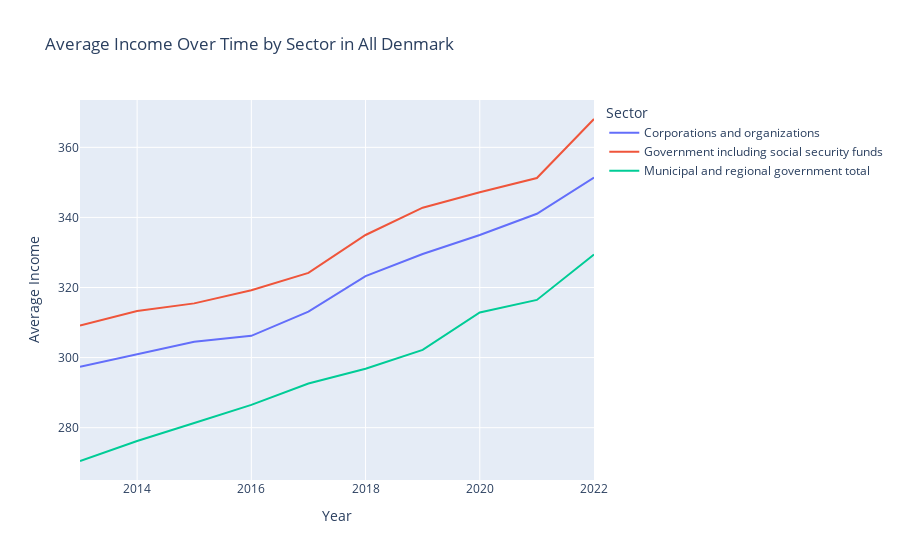
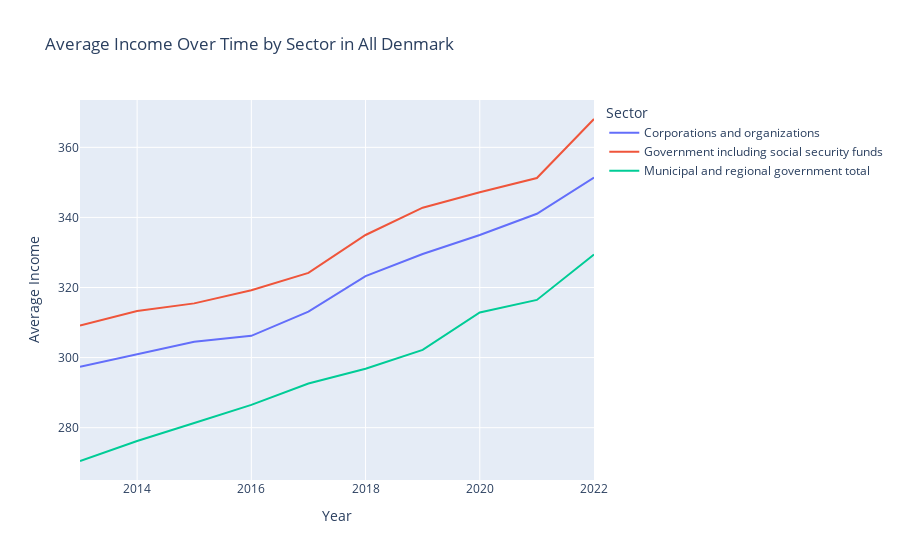

The notebook cell saved with these charts, in order:
### Markdown cell above
We plot the average income for the different sectors for the periode 2013-2022 for different areas. The area can be choosen using the dropdown box.

### Code cell
# Import the function from the python file
from dataproject import interactive_plot

# Plot the function
interactive_plot(Inc_age_cleaned, Inc_area_cleaned)

### Figure 1 — Plotly figure (JSON) as saved in the notebook; plotly's stock layout.template omitted (floating-point values rounded to 4 significant figures)
{"data": [{"hovertemplate": "Sector=Corporations and organizations<br>Year=%{x}<br>Average Income=%{y}<extra></extra>", "legendgroup": "Corporations and organizations", "line": {"color": "#636efa", "dash": "solid"}, "marker": {"symbol": "circle"}, "mode": "lines", "name": "Corporations and organizations", "orientation": "v", "showlegend": true, "type": "scatter", "x": [2013, 2014, 2015, 2016, 2017, 2018, 2019, 2020, 2021, 2022], "xaxis": "x", "y": [297.4, 300.9, 304.5, 306.2, 313.1, 323.2, 329.6, 335.0, 341.0, 351.4], "yaxis": "y"}, {"hovertemplate": "Sector=Government including social security funds<br>Year=%{x}<br>Average Income=%{y}<extra></extra>", "legendgroup": "Government including social security funds", "line": {"color": "#EF553B", "dash": "solid"}, "marker": {"symbol": "circle"}, "mode": "lines", "name": "Government including social security funds", "orientation": "v", "showlegend": true, "type": "scatter", "x": [2013, 2014, 2015, 2016, 2017, 2018, 2019, 2020, 2021, 2022], "xaxis": "x", "y": [309.1, 313.3, 315.5, 319.2, 324.2, 335.0, 342.8, 347.2, 351.2, 368.1], "yaxis": "y"}, {"hovertemplate": "Sector=Municipal and regional government total<br>Year=%{x}<br>Average Income=%{y}<extra></extra>", "legendgroup": "Municipal and regional government total", "line": {"color": "#00cc96", "dash": "solid"}, "marker": {"symbol": "circle"}, "mode": "lines", "name": "Municipal and regional government total", "orientation": "v", "showlegend": true, "type": "scatter", "x": [2013, 2014, 2015, 2016, 2017, 2018, 2019, 2020, 2021, 2022], "xaxis": "x", "y": [270.5, 276.2, 281.3, 286.5, 292.6, 296.8, 302.2, 312.9, 316.5, 329.4], "yaxis": "y"}], "layout": {"legend": {"title": {"text": "Sector"}, "tracegroupgap": 0}, "title": {"text": "Average Income Over Time by Sector in All Denmark"}, "xaxis": {"anchor": "y", "domain": [0, 1], "title": {"text": "Year"}}, "yaxis": {"anchor": "x", "domain": [0, 1], "title": {"text": "Average Income"}}}}

### Figure 2 — Plotly figure (JSON) as saved in the notebook; plotly's stock layout.template omitted (floating-point values rounded to 4 significant figures)
{"data": [{"hovertemplate": "Sector=Corporations and organizations<br>Year=%{x}<br>Average Income=%{y}<extra></extra>", "legendgroup": "Corporations and organizations", "line": {"color": "#636efa", "dash": "solid"}, "marker": {"symbol": "circle"}, "mode": "lines", "name": "Corporations and organizations", "orientation": "v", "showlegend": true, "type": "scatter", "x": [2013, 2014, 2015, 2016, 2017, 2018, 2019, 2020, 2021, 2022], "xaxis": "x", "y": [297.4, 300.9, 304.5, 306.2, 313.1, 323.2, 329.6, 335.0, 341.0, 351.4], "yaxis": "y"}, {"hovertemplate": "Sector=Government including social security funds<br>Year=%{x}<br>Average Income=%{y}<extra></extra>", "legendgroup": "Government including social security funds", "line": {"color": "#EF553B", "dash": "solid"}, "marker": {"symbol": "circle"}, "mode": "lines", "name": "Government including social security funds", "orientation": "v", "showlegend": true, "type": "scatter", "x": [2013, 2014, 2015, 2016, 2017, 2018, 2019, 2020, 2021, 2022], "xaxis": "x", "y": [309.1, 313.3, 315.5, 319.2, 324.2, 335.0, 342.8, 347.2, 351.2, 368.1], "yaxis": "y"}, {"hovertemplate": "Sector=Municipal and regional government total<br>Year=%{x}<br>Average Income=%{y}<extra></extra>", "legendgroup": "Municipal and regional government total", "line": {"color": "#00cc96", "dash": "solid"}, "marker": {"symbol": "circle"}, "mode": "lines", "name": "Municipal and regional government total", "orientation": "v", "showlegend": true, "type": "scatter", "x": [2013, 2014, 2015, 2016, 2017, 2018, 2019, 2020, 2021, 2022], "xaxis": "x", "y": [270.5, 276.2, 281.3, 286.5, 292.6, 296.8, 302.2, 312.9, 316.5, 329.4], "yaxis": "y"}], "layout": {"legend": {"title": {"text": "Sector"}, "tracegroupgap": 0}, "title": {"text": "Average Income Over Time by Sector in All Denmark"}, "xaxis": {"anchor": "y", "domain": [0, 1], "title": {"text": "Year"}}, "yaxis": {"anchor": "x", "domain": [0, 1], "title": {"text": "Average Income"}}}}
